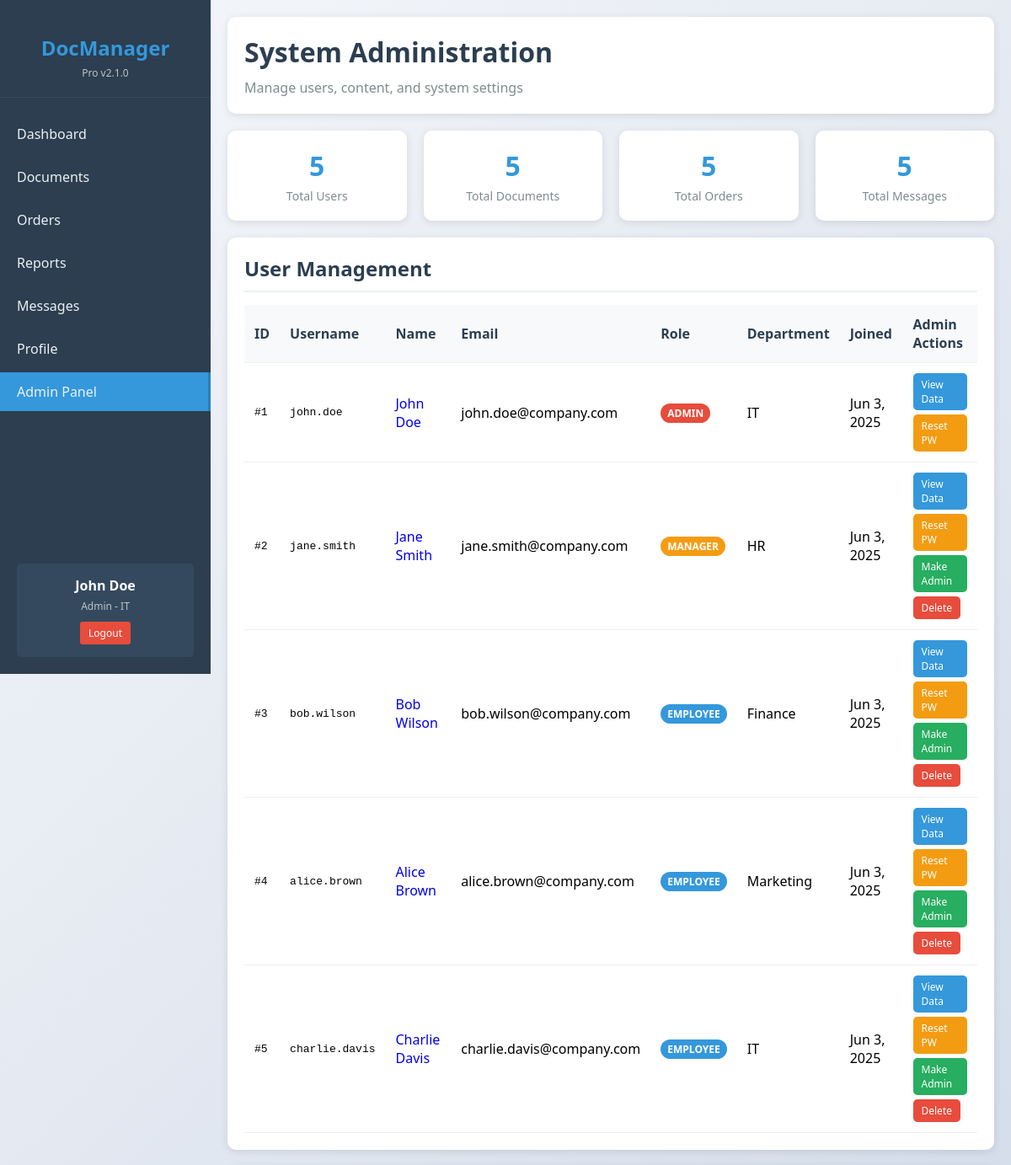
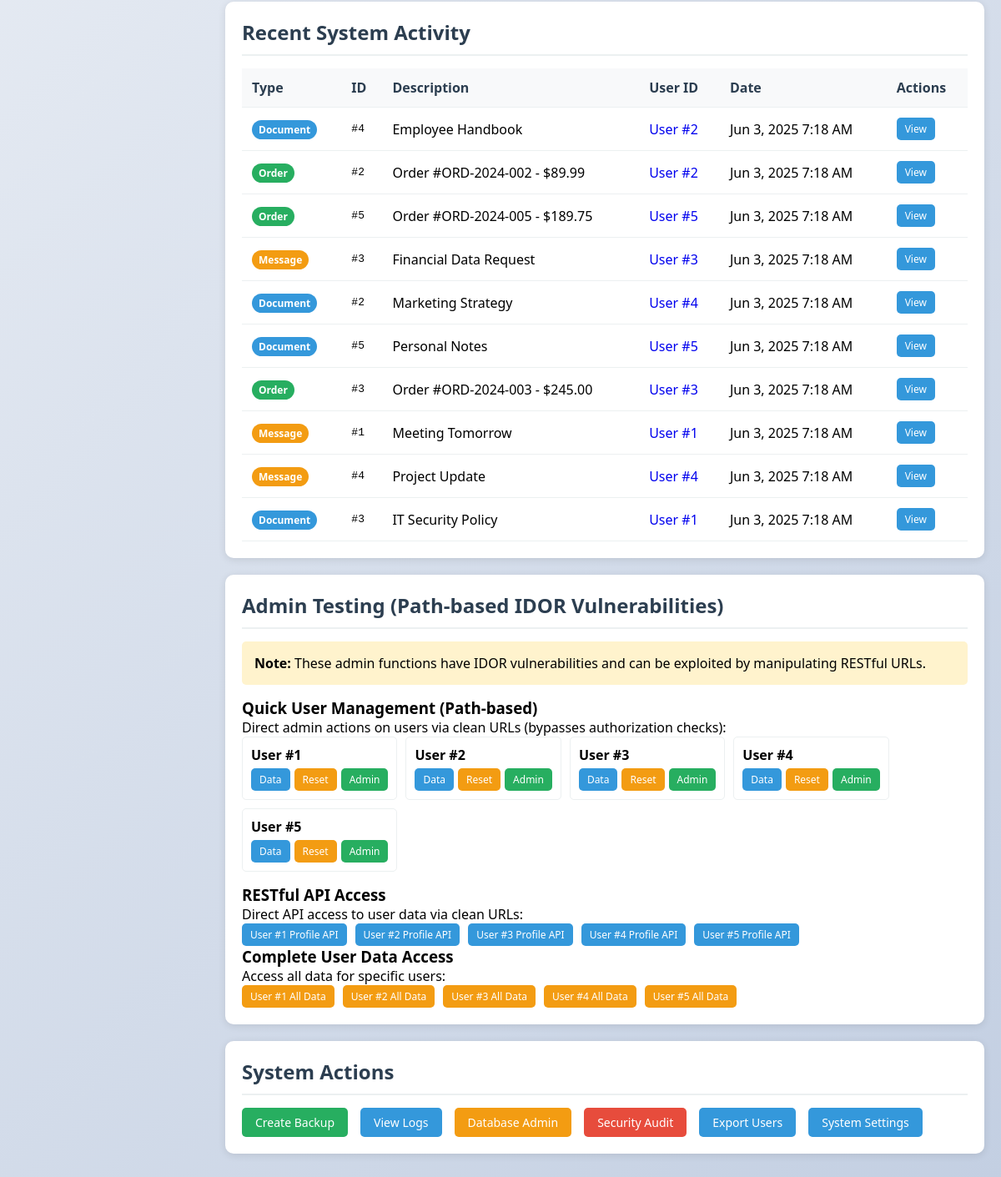
/admin.php (signed in), run on the app's committed database (2 pictures, top to bottom).
### tables this page shows
CREATE TABLE users (
    id INT AUTO_INCREMENT PRIMARY KEY,
    username VARCHAR(50) UNIQUE NOT NULL,
    password VARCHAR(255) NOT NULL,
    email VARCHAR(100) NOT NULL,
    first_name VARCHAR(50) NOT NULL,
    last_name VARCHAR(50) NOT NULL,
    role ENUM('admin', 'manager', 'employee') DEFAULT 'employee',
    department VARCHAR(50),
    created_at TIMESTAMP DEFAULT CURRENT_TIMESTAMP
);

### config.php (called while the page is built)
<?php
$config = [
    'database' => [
        'host' => 'database',
        'user' => 'webuser',
        'pass' => 'WebPass123',
        'name' => 'docmanager',
    ],
    'app' => [
        'name' => 'DocManager Pro',
        'version' => '2.1.0',
        'upload_path' => '/var/www/html/uploads/',
        'max_file_size' => 10485760,
    ],
    'security' => [
        'session_lifetime' => 3600,
        'password_hash' => false,
    ]
];

### auth.php (called while the page is built, shortened)
<?php
require_once 'config.php';
class Auth {
    public function __construct() {
        global $config;
        $this->db = new mysqli(
            $config['database']['host'],
            $config['database']['user'],
            $config['database']['pass'],
            $config['database']['name']
        );
    }
    public function isLoggedIn() {
        return isset($_SESSION['user_id']) && isset($_SESSION['login_time']);
    }
    public function getCurrentUser() {
        if ($this->isLoggedIn()) {
            return [
                'id' => $_SESSION['user_id'],
                'username' => $_SESSION['username'],
                'email' => $_SESSION['email'],
                'first_name' => $_SESSION['first_name'],
                'last_name' => $_SESSION['last_name'],
                'role' => $_SESSION['role'],
                'department' => $_SESSION['department']
            ];
        }
        return null;
    }
}
function requireLogin() {
    $auth = new Auth();
    return $auth->getCurrentUser();
}

### admin.php (the view, shortened to what this page needs)
<?php
require_once 'auth.php';
$user = requireLogin();
require_once 'config.php';
$db = new mysqli($config['database']['host'], $config['database']['user'], $config['database']['pass'], $config['database']['name']);
$total_users = $db->query("SELECT COUNT(*) as count FROM users")->fetch_assoc()['count'];
$total_documents = $db->query("SELECT COUNT(*) as count FROM documents")->fetch_assoc()['count'];
$total_orders = $db->query("SELECT COUNT(*) as count FROM orders")->fetch_assoc()['count'];
$total_messages = $db->query("SELECT COUNT(*) as count FROM messages")->fetch_assoc()['count'];
$users = $db->query("SELECT * FROM users ORDER BY id");
$recent_activities = $db->query("
    SELECT 'Document' as type, id, title as description, owner_id as user_id, created_at
    FROM documents
    UNION ALL
    SELECT 'Order' as type, id, CONCAT('Order #', order_number, ' - $', total_amount) as description, user_id, order_date as created_at
    FROM orders
    UNION ALL
    SELECT 'Message' as type, id, subject as description, sender_id as user_id, sent_at as created_at
    FROM messages
    ORDER BY created_at DESC
    LIMIT 10
");
?>
<!DOCTYPE html>
<html lang="en">
<head>
    <link rel="stylesheet" href="style.css">
</head>
<body>
    <div class="container">
        <div class="sidebar">
            <div class="logo">
                <h2>DocManager</h2>
                <p>Pro v2.1.0</p>
            </div>
            <nav>
                <ul>
                    <li><a href="dashboard.php">Dashboard</a></li>
                    <li><a href="documents.php">Documents</a></li>
                    <li><a href="orders.php">Orders</a></li>
                    <li><a href="reports.php">Reports</a></li>
                    <li><a href="messages.php">Messages</a></li>
                    <li><a href="profile.php">Profile</a></li>
                    <li><a href="admin.php" class="active">Admin Panel</a></li>
                </ul>
            </nav>
            <div class="user-info">
                <div class="name"><?php echo htmlspecialchars($user['first_name'] . ' ' . $user['last_name']); ?></div>
                <div class="role">
                    <?php echo ucfirst($user['role']); ?> - <?php echo htmlspecialchars($user['department']); ?>
                </div>
                <a href="logout.php" class="logout">Logout</a>
            </div>
        </div>
        <div class="main-content">
            <div class="header">
                <h1>System Administration</h1>
                <p>Manage users, content, and system settings</p>
            </div>
            <div class="stats-grid">
                <div class="stat-card">
                    <div class="number"><?php echo $total_users; ?></div>
                    <div class="label">Total Users</div>
                </div>
                <div class="stat-card">
                    <div class="number"><?php echo $total_documents; ?></div>
                    <div class="label">Total Documents</div>
                </div>
                <div class="stat-card">
                    <div class="number"><?php echo $total_orders; ?></div>
                    <div class="label">Total Orders</div>
                </div>
                <div class="stat-card">
                    <div class="number"><?php echo $total_messages; ?></div>
                    <div class="label">Total Messages</div>
                </div>
            </div>
            <div class="card">
                <h2>User Management</h2>
                <table class="table">
                    <thead>
                        <tr>
                            <th>ID</th>
                            <th>Username</th>
                            <th>Name</th>
                            <th>Email</th>
                            <th>Role</th>
                            <th>Department</th>
                            <th>Joined</th>
                            <th>Admin Actions</th>
                        </tr>
                    </thead>
                    <tbody>
                        <?php while ($admin_user = $users->fetch_assoc()): ?>
                        <tr>
                            <td style="font-family: monospace;">#<?php echo $admin_user['id']; ?></td>
                            <td style="font-family: monospace;"><?php echo htmlspecialchars($admin_user['username']); ?></td>
                            <td>
                                <a href="profiles/<?php echo $admin_user['id']; ?>/view" style="text-decoration: none;">
                                    <?php echo htmlspecialchars($admin_user['first_name'] . ' ' . $admin_user['last_name']); ?>
                                </a>
                            </td>
                            <td><?php echo htmlspecialchars($admin_user['email']); ?></td>
                            <td>
                                <span class="badge badge-<?php
                                    echo $admin_user['role'] === 'admin' ? 'danger' :
                                         ($admin_user['role'] === 'manager' ? 'warning' : 'info');
                                ?>">
                                    <?php echo strtoupper($admin_user['role']); ?>
                                </span>
                            </td>
                            <td><?php echo htmlspecialchars($admin_user['department']); ?></td>
                            <td><?php echo date('M j, Y', strtotime($admin_user['created_at'])); ?></td>
                            <td>
                                <div style="display: flex; gap: 5px; flex-wrap: wrap;">
                                    <a href="admin/users/<?php echo $admin_user['id']; ?>/view-data"
                                       class="btn btn-sm">View Data</a>
                                    <a href="admin/users/<?php echo $admin_user['id']; ?>/reset-password"
                                       class="btn btn-sm btn-warning"
                                       onclick="return confirm('Reset password for this user?')">Reset PW</a>
                                    <?php if ($admin_user['role'] !== 'admin'): ?>
                                        <a href="admin/users/<?php echo $admin_user['id']; ?>/make-admin"
                                           class="btn btn-sm btn-success"
                                           onclick="return confirm('Promote to admin?')">Make Admin</a>
                                    <?php endif; ?>
                                    <?php if ($admin_user['id'] != $user['id']): ?>
                                        <a href="admin/users/<?php echo $admin_user['id']; ?>/delete"
                                           class="btn btn-sm btn-danger"
                                           onclick="return confirm('DELETE this user permanently?')">Delete</a>
                                    <?php endif; ?>
                                </div>
                            </td>
                        </tr>
                        <?php endwhile; ?>
                    </tbody>
                </table>
            </div>
            <div class="card">
                <h2>Recent System Activity</h2>
                <table class="table">
                    <thead>
                        <tr>
                            <th>Type</th>
                            <th>ID</th>
                            <th>Description</th>
                            <th>User ID</th>
                            <th>Date</th>
                            <th>Actions</th>
                        </tr>
                    </thead>
                    <tbody>
                        <?php while ($activity = $recent_activities->fetch_assoc()): ?>
                        <tr>
                            <td>
                                <span class="badge badge-<?php
                                    echo $activity['type'] === 'Document' ? 'info' :
                                         ($activity['type'] === 'Order' ? 'success' : 'warning');
                                ?>">
                                    <?php echo $activity['type']; ?>
                                </span>
                            </td>
                            <td style="font-family: monospace;">#<?php echo $activity['id']; ?></td>
                            <td><?php echo htmlspecialchars($activity['description']); ?></td>
                            <td>
                                <a href="profiles/<?php echo $activity['user_id']; ?>/view" style="text-decoration: none;">
                                    User #<?php echo $activity['user_id']; ?>
                                </a>
                            </td>
                            <td><?php echo date('M j, Y g:i A', strtotime($activity['created_at'])); ?></td>
                            <td>
                                <?php
                                $view_url = '';
                                switch ($activity['type']) {
                                    case 'Document':
                                        $view_url = "documents/" . $activity['id'] . "/view";
                                        break;
                                    case 'Order':
                                        $view_url = "orders/" . $activity['id'] . "/view";
                                        break;
                                    case 'Message':
                                        $view_url = "messages/" . $activity['id'] . "/view";
                                        break;
                                }
                                ?>
                                <a href="<?php echo $view_url; ?>" class="btn btn-sm">View</a>
                            </td>
                        </tr>
                        <?php endwhile; ?>
                    </tbody>
                </table>
            </div>
            <div class="card">
                <h2>Admin Testing (Path-based IDOR Vulnerabilities)</h2>
                <div style="background: #fff3cd; padding: 15px; border-radius: 5px; margin-bottom: 15px;">
                    <strong>Note:</strong> These admin functions have IDOR vulnerabilities and can be exploited by manipulating RESTful URLs.
                </div>
                <h3>Quick User Management (Path-based)</h3>
                <p>Direct admin actions on users via clean URLs (bypasses authorization checks):</p>
                <div style="display: flex; gap: 10px; flex-wrap: wrap; margin-bottom: 15px;">
                    <?php for ($i = 1; $i <= 5; $i++): ?>
                        <div style="border: 1px solid #ecf0f1; padding: 10px; border-radius: 5px;">
                            <strong>User #<?php echo $i; ?></strong><br>
                            <div style="display: flex; gap: 5px; margin-top: 5px;">
                                <a href="admin/users/<?php echo $i; ?>/view-data" class="btn btn-sm">Data</a>
                                <a href="admin/users/<?php echo $i; ?>/reset-password" class="btn btn-sm btn-warning">Reset</a>
                                <a href="admin/users/<?php echo $i; ?>/make-admin" class="btn btn-sm btn-success">Admin</a>
                            </div>
                        </div>
                    <?php endfor; ?>
                </div>
                <h3>RESTful API Access</h3>
                <p>Direct API access to user data via clean URLs:</p>
                <div style="display: flex; gap: 10px; flex-wrap: wrap;">
                    <?php for ($i = 1; $i <= 5; $i++): ?>
                        <a href="api/users/<?php echo $i; ?>" target="_blank" class="btn btn-sm">User #<?php echo $i; ?> Profile API</a>
                    <?php endfor; ?>
                </div>
                <h3>Complete User Data Access</h3>
                <p>Access all data for specific users:</p>
                <div style="display: flex; gap: 10px; flex-wrap: wrap;">
                    <?php for ($i = 1; $i <= 5; $i++): ?>
                        <a href="api/users/<?php echo $i; ?>/data" target="_blank" class="btn btn-sm btn-warning">User #<?php echo $i; ?> All Data</a>
                    <?php endfor; ?>
                </div>
            </div>
            <div class="card">
                <h2>System Actions</h2>
                <div style="display: flex; gap: 15px; flex-wrap: wrap;">
                    <a href="system_backup.php" class="btn btn-success">Create Backup</a>
                    <a href="system_logs.php" class="btn">View Logs</a>
                    <a href="database_admin.php" class="btn btn-warning">Database Admin</a>
                    <a href="security_audit.php" class="btn btn-danger">Security Audit</a>
                    <a href="user_export.php" class="btn">Export Users</a>
                    <a href="system_settings.php" class="btn">System Settings</a>
                </div>
            </div>
        </div>
    </div>
</body>
</html>
</body>
</html>

### data on the page
users: id "1", username "john.doe", first_name+last_name "John Doe", email "john.doe@company.com", role "ADMIN", department "IT", created_at "Jun 3, 2025"
users: id "2", username "jane.smith", first_name+last_name "Jane Smith", email "jane.smith@company.com", role "MANAGER", department "HR", created_at "Jun 3, 2025"
users: id "3", username "bob.wilson", first_name+last_name "Bob Wilson", email "bob.wilson@company.com", role "EMPLOYEE", department "Finance", created_at "Jun 3, 2025"
users: id "4", username "alice.brown", first_name+last_name "Alice Brown", email "alice.brown@company.com", role "EMPLOYEE", department "Marketing", created_at "Jun 3, 2025"
users: id "5", username "charlie.davis", first_name+last_name "Charlie Davis", email "charlie.davis@company.com", role "EMPLOYEE", department "IT", created_at "Jun 3, 2025"

### other printed values
$user['first_name'] . ' ' . $user['last_name'] "John Doe"
$user['role'] "Admin"
$user['department'] "IT"
$total_users "5"
$total_documents "5"
$total_orders "5"
$total_messages "5"
$activity['type'] "Document"
$activity['id'] "4"
$activity['description'] "Employee Handbook"
$activity['user_id'] "2"
date('M j, Y g:i A', strtotime($activity['created_at'])) "Jun 3, 2025 7:18 AM"
$activity['type'] "Order"
$activity['id'] "2"
$activity['description'] "Order #ORD-2024-002 - $89.99"
